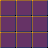

A level layout from a 2D game, rendered from its tile map. Below: a short description, then the map file with its tile-grid data intact:
An orthogonal 3x3 tile map with 16x16 px tiles, 1 tile layer (Tile Layer 1).

<map version="1.10" tiledversion="1.11.0" orientation="orthogonal" renderorder="right-down" width="3" height="3" tilewidth="16" tileheight="16" infinite="0" nextlayerid="2" nextobjectid="1">
 <tileset firstgid="1" source="../tileset.tsx" />
 <layer id="1" name="Tile Layer 1" width="3" height="3">
  <data encoding="csv">
3,3,3,
3,3,3,
3,3,3
</data>
 </layer>
</map>